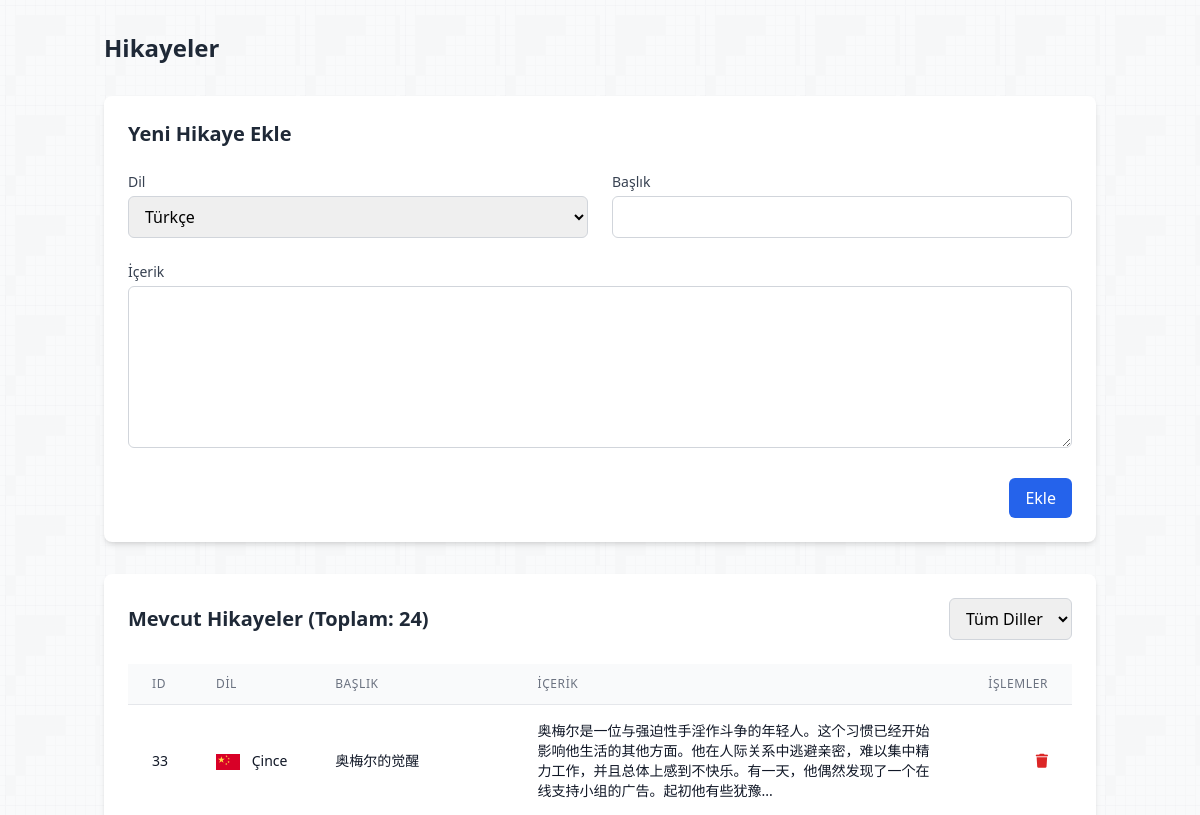
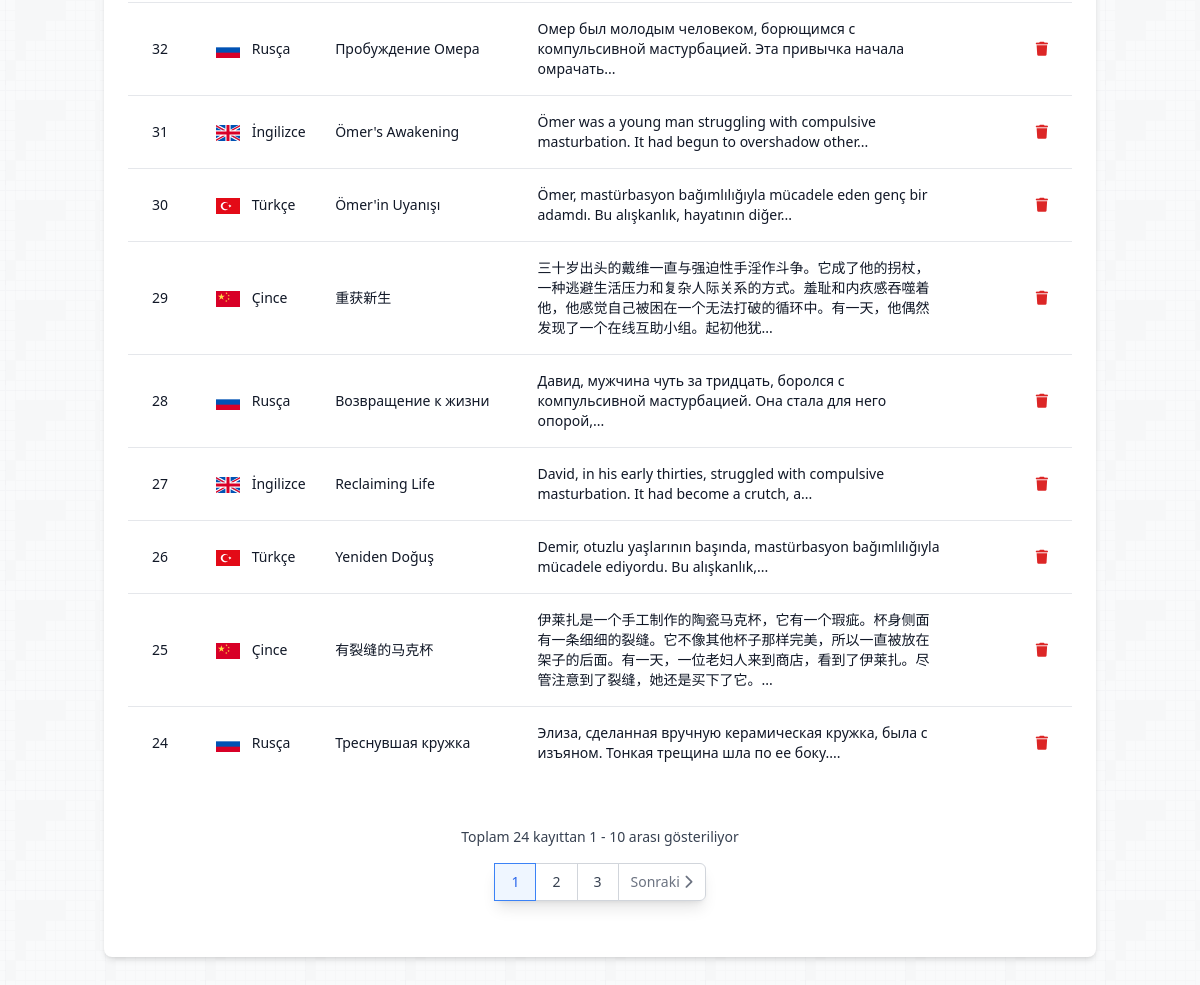
/admin/manage_stories.php (signed in), run on the app's committed database (2 pictures, top to bottom).
### tables this page shows
CREATE TABLE `stories` (
  `id` int(11) NOT NULL,
  `language_code` varchar(5) NOT NULL,
  `title` varchar(255) NOT NULL,
  `content` text NOT NULL,
  `is_used` tinyint(1) DEFAULT 0,
  `used_date` date DEFAULT NULL,
  `created_at` timestamp NOT NULL DEFAULT current_timestamp()
);

### admin/manage_stories.php (the view, shortened to what this page needs)
<?php
$database = new Database();
$db = $database->getConnection();
function getLanguageInfo($code) {
    $languages = [
        'tr_TR' => ['flag' => '<img src="../assets/flags/TR.svg" class="inline-block w-6 h-4 mr-2" alt="TR">', 'name' => 'Türkçe'],
        'en' => ['flag' => '<img src="../assets/flags/GB.svg" class="inline-block w-6 h-4 mr-2" alt="EN">', 'name' => 'İngilizce'],
        'ru' => ['flag' => '<img src="../assets/flags/RU.svg" class="inline-block w-6 h-4 mr-2" alt="RU">', 'name' => 'Rusça'],
        'zh' => ['flag' => '<img src="../assets/flags/CN.svg" class="inline-block w-6 h-4 mr-2" alt="ZH">', 'name' => 'Çince']
    ];
    return $languages[$code] ?? ['flag' => '<img src="../assets/flags/blank.svg" class="inline-block w-6 h-4 mr-2" alt="?">', 'name' => $code];
}
function truncateText($text, $limit = 100) {
    $truncated = mb_substr($text, 0, $limit);
    $lastSpace = mb_strrpos($truncated, ' ');
    if ($lastSpace !== false) {
        $truncated = mb_substr($truncated, 0, $lastSpace);
    }
    return $truncated . '...';
}
$records_per_page = 10;
$current_page = isset($_GET['page']) ? (int)$_GET['page'] : 1;
$offset = ($current_page - 1) * $records_per_page;
$selected_language = isset($_GET['language']) ? $_GET['language'] : 'all';
$language_filter = $selected_language !== 'all' ? "WHERE language_code = ?" : "";
$count_query = "SELECT COUNT(*) as total FROM stories $language_filter";
$count_stmt = $db->prepare($count_query);
if ($selected_language !== 'all') {
    $count_stmt->execute([$selected_language]);
} else {
    $count_stmt->execute();
}
$total_count = $count_stmt->fetch(PDO::FETCH_ASSOC)['total'];
$total_pages = ceil($total_count / $records_per_page);
$query = "SELECT * FROM stories $language_filter ORDER BY id DESC LIMIT $records_per_page OFFSET $offset";
$stmt = $db->prepare($query);
if ($selected_language !== 'all') {
    $stmt->execute([$selected_language]);
} else {
    $stmt->execute();
}
$stories = $stmt->fetchAll(PDO::FETCH_ASSOC);
?>
<!DOCTYPE html>
<html lang="tr">
<head>
    <script src="https://cdn.tailwindcss.com"></script>
    <link rel="stylesheet" href="https://cdnjs.cloudflare.com/ajax/libs/font-awesome/6.5.1/css/all.min.css">
</head>
<body class="pattern-bg min-h-screen bg-gray-50">
    <div class="container mx-auto px-4 py-8">
        <div class="flex justify-between items-center mb-8">
            <h1 class="text-2xl font-bold text-gray-800">Hikayeler</h1>
        </div>
        <div class="bg-white rounded-lg shadow-md p-6 mb-8">
            <h2 class="text-xl font-semibold text-gray-800 mb-4">Yeni Hikaye Ekle</h2>
            <form method="POST" class="space-y-6">
                <div class="grid grid-cols-1 md:grid-cols-2 gap-6">
                    <div>
                        <label class="block text-sm font-medium text-gray-700 mb-1">Dil</label>
                        <select name="language" required class="w-full px-3 py-2 border border-gray-300 rounded-md focus:outline-none focus:ring-2 focus:ring-blue-500">
                            <?php foreach (['tr_TR', 'en', 'ru', 'zh'] as $langCode): ?>
                                <?php $langInfo = getLanguageInfo($langCode); ?>
                                <option value="<?php echo $langCode; ?>">
                                    <?php echo $langInfo['flag']; ?> <?php echo $langInfo['name']; ?>
                                </option>
                            <?php endforeach; ?>
                        </select>
                    </div>
                    <div>
                        <label class="block text-sm font-medium text-gray-700 mb-1">Başlık</label>
                        <input type="text" name="title" required class="w-full px-3 py-2 border border-gray-300 rounded-md focus:outline-none focus:ring-2 focus:ring-blue-500">
                    </div>
                </div>
                <div>
                    <label class="block text-sm font-medium text-gray-700 mb-1">İçerik</label>
                    <textarea name="content" required rows="6" class="w-full px-3 py-2 border border-gray-300 rounded-md focus:outline-none focus:ring-2 focus:ring-blue-500"></textarea>
                </div>
                <div class="flex justify-end">
                    <button type="submit" class="bg-blue-600 text-white px-4 py-2 rounded-md hover:bg-blue-700 focus:outline-none focus:ring-2 focus:ring-blue-500">
                        Ekle
                    </button>
                </div>
            </form>
        </div>
        <div class="bg-white rounded-lg shadow-md p-6">
            <div class="flex justify-between items-center mb-6">
                <h2 class="text-xl font-semibold text-gray-800">Mevcut Hikayeler (Toplam: <?php echo $total_count; ?>)</h2>
                <form method="GET" action="" class="flex items-center space-x-4">
                    <select name="language" onchange="this.form.submit()" class="px-3 py-2 border border-gray-300 rounded-md focus:outline-none focus:ring-2 focus:ring-blue-500">
                        <option value="all" <?php echo $selected_language === 'all' ? 'selected' : ''; ?>>Tüm Diller</option>
                    </select>
                </form>
            </div>
            <div class="overflow-x-auto">
                <table class="min-w-full divide-y divide-gray-200">
                    <thead class="bg-gray-50">
                        <tr>
                            <th class="px-6 py-3 text-left text-xs font-medium text-gray-500 uppercase tracking-wider">ID</th>
                            <th class="px-6 py-3 text-left text-xs font-medium text-gray-500 uppercase tracking-wider">Dil</th>
                            <th class="px-6 py-3 text-left text-xs font-medium text-gray-500 uppercase tracking-wider">Başlık</th>
                            <th class="px-6 py-3 text-left text-xs font-medium text-gray-500 uppercase tracking-wider">İçerik</th>
                            <th class="px-6 py-3 text-right text-xs font-medium text-gray-500 uppercase tracking-wider">İşlemler</th>
                        </tr>
                    </thead>
                    <tbody class="bg-white divide-y divide-gray-200">
                        <?php foreach ($stories as $story): ?>
                            <tr class="hover:bg-gray-50">
                                <td class="px-6 py-4 whitespace-nowrap text-sm text-gray-900"><?php echo $story['id']; ?></td>
                                <td class="px-6 py-4 whitespace-nowrap text-sm text-gray-900">
                                    <?php
                                        $langInfo = getLanguageInfo($story['language_code']);
                                        echo $langInfo['flag'] . ' ' . $langInfo['name'];
                                    ?>
                                </td>
                                <td class="px-6 py-4 whitespace-nowrap text-sm text-gray-900"><?php echo $story['title']; ?></td>
                                <td class="px-6 py-4 text-sm text-gray-900"><?php echo nl2br(htmlspecialchars(truncateText($story['content']))); ?></td>
                                <td class="px-6 py-4 whitespace-nowrap text-right text-sm font-medium">
                                    <form method="POST" class="inline-block" onsubmit="return confirm('Bu hikayeyi silmek istediğinizden emin misiniz?');">
                                        <button type="submit" class="text-red-600 hover:text-red-900">
                                            <i class="fas fa-trash"></i>
                                        </button>
                                    </form>
                                </td>
                            </tr>
                        <?php endforeach; ?>
                    </tbody>
                </table>
            </div>
            <div class="mt-12 mb-8 flex flex-col items-center space-y-4">
                <div class="text-sm text-gray-700">
                    <span>Toplam <?php echo $total_count; ?> kayıttan </span>
                    <span class="font-medium"><?php echo ($offset + 1); ?></span>
                    <span> - </span>
                    <span class="font-medium"><?php echo min($offset + $records_per_page, $total_count); ?></span>
                    <span> arası gösteriliyor</span>
                </div>
                <nav class="relative z-0 inline-flex rounded-md shadow-lg -space-x-px" aria-label="Pagination">
                    <?php
                    $start = max(1, min($current_page - 2, $total_pages - 4));
                    $end = min($total_pages, max($current_page + 2, 5));
                    for ($i = $start; $i <= $end; $i++) {
                        if ($i == $current_page) {
                            echo "<span class='relative inline-flex items-center px-4 py-2 border border-blue-500 bg-blue-50 text-sm font-medium text-blue-600 z-10'>$i</span>";
                        } else {
                            echo "<a href='?page=$i&language=$selected_language'
                                    class='relative inline-flex items-center px-4 py-2 border border-gray-300 bg-white text-sm font-medium text-gray-700 hover:bg-gray-50 hover:text-blue-600 transition-colors duration-200'>$i</a>";
                        }
                    }
                    ?>
                    <?php if ($current_page < $total_pages): ?>
                        <a href="?page=<?php echo ($current_page + 1); ?>&language=<?php echo $selected_language; ?>"
                           class="relative inline-flex items-center px-3 py-2 rounded-r-md border border-gray-300 bg-white text-sm font-medium text-gray-500 hover:bg-gray-50 hover:text-blue-600 transition-colors duration-200">
                            Sonraki
                            <i class="fas fa-chevron-right ml-1"></i>
                        </a>
                    <?php endif; ?>
                </nav>
            </div>
        </div>
    </div>
</body>
</html>

### admin/manage_stories.php (style rules this page uses)
body { padding: 0; margin: 0; background: transparent; }
.pattern-bg { background-color: #f8fafc; background-image: url("../assets/patterns/background.svg"); }

### data on the page
stories: id "33", language_code "Çince", title "奥梅尔的觉醒", content "奥梅尔是一位与强迫性手淫作斗争的年轻人。这个习惯已经开始影响他生活的其他方面。他在人际关系中逃避亲密，难以集中精力工作，并且总体上感到不快乐。有一天，他偶然发现了一个在线支持小组的广告。起初他有些犹豫..."
stories: id "32", language_code "Rusça", title "Пробуждение Омера", content "Омер был молодым человеком, борющимся с компульсивной мастурбацией. Эта привычка начала омрачать..."
stories: id "31", language_code "İngilizce", title "Ömer's Awakening", content "Ömer was a young man struggling with compulsive masturbation. It had begun to overshadow other..."
stories: id "30", language_code (picture), language_code "Türkçe", title "Ömer'in Uyanışı", content "Ömer, mastürbasyon bağımlılığıyla mücadele eden genç bir adamdı. Bu alışkanlık, hayatının diğer..."
stories: id "29", language_code "Çince", title "重获新生", content "三十岁出头的戴维一直与强迫性手淫作斗争。它成了他的拐杖，一种逃避生活压力和复杂人际关系的方式。羞耻和内疚感吞噬着他，他感觉自己被困在一个无法打破的循环中。有一天，他偶然发现了一个在线互助小组。起初他犹..."
stories: id "28", language_code "Rusça", title "Возвращение к жизни", content "Давид, мужчина чуть за тридцать, боролся с компульсивной мастурбацией. Она стала для него опорой,..."
stories: id "27", language_code "İngilizce", title "Reclaiming Life", content "David, in his early thirties, struggled with compulsive masturbation. It had become a crutch, a..."
stories: id "26", language_code (picture), language_code "Türkçe", title "Yeniden Doğuş", content "Demir, otuzlu yaşlarının başında, mastürbasyon bağımlılığıyla mücadele ediyordu. Bu alışkanlık,..."
stories: id "25", language_code "Çince", title "有裂缝的马克杯", content "伊莱扎是一个手工制作的陶瓷马克杯，它有一个瑕疵。杯身侧面有一条细细的裂缝。它不像其他杯子那样完美，所以一直被放在架子的后面。有一天，一位老妇人来到商店，看到了伊莱扎。尽管注意到了裂缝，她还是买下了它。..."
stories: id "24", language_code "Rusça", title "Треснувшая кружка", content "Элиза, сделанная вручную керамическая кружка, была с изъяном. Тонкая трещина шла по ее боку...."

### other printed values
$total_count "24"
$offset + 1 "1"
min($offset + $records_per_page, $total_count) "10"
form field language "Türkçe"
